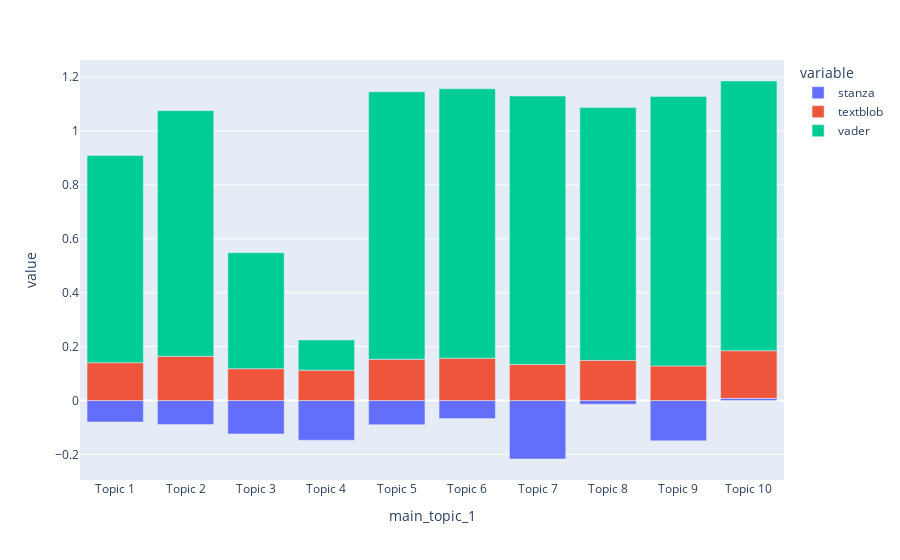

Source (notebook cell):
### Code cell
fig = px.bar(sa_topic, y= ['stanza', 'textblob', 'vader'])
fig.show()

### Figure 1 — Plotly figure (JSON) as saved in the notebook; plotly's stock layout.template omitted (floating-point values rounded to 4 significant figures)
{"data": [{"alignmentgroup": "True", "hovertemplate": "variable=stanza<br>main_topic_1=%{x}<br>value=%{y}<extra></extra>", "legendgroup": "stanza", "marker": {"color": "#636efa", "pattern": {"shape": ""}}, "name": "stanza", "offsetgroup": "stanza", "orientation": "v", "showlegend": true, "textposition": "auto", "type": "bar", "x": ["Topic 1", "Topic 2", "Topic 3", "Topic 4", "Topic 5", "Topic 6", "Topic 7", "Topic 8", "Topic 9", "Topic 10"], "xaxis": "x", "y": [-0.07946, -0.089, -0.1237, -0.1473, -0.08939, -0.06681, -0.2167, -0.01362, -0.1492, 0.008231], "yaxis": "y"}, {"alignmentgroup": "True", "hovertemplate": "variable=textblob<br>main_topic_1=%{x}<br>value=%{y}<extra></extra>", "legendgroup": "textblob", "marker": {"color": "#EF553B", "pattern": {"shape": ""}}, "name": "textblob", "offsetgroup": "textblob", "orientation": "v", "showlegend": true, "textposition": "auto", "type": "bar", "x": ["Topic 1", "Topic 2", "Topic 3", "Topic 4", "Topic 5", "Topic 6", "Topic 7", "Topic 8", "Topic 9", "Topic 10"], "xaxis": "x", "y": [0.1406, 0.1639, 0.1182, 0.1128, 0.1529, 0.1571, 0.1339, 0.1491, 0.1284, 0.1768], "yaxis": "y"}, {"alignmentgroup": "True", "hovertemplate": "variable=vader<br>main_topic_1=%{x}<br>value=%{y}<extra></extra>", "legendgroup": "vader", "marker": {"color": "#00cc96", "pattern": {"shape": ""}}, "name": "vader", "offsetgroup": "vader", "orientation": "v", "showlegend": true, "textposition": "auto", "type": "bar", "x": ["Topic 1", "Topic 2", "Topic 3", "Topic 4", "Topic 5", "Topic 6", "Topic 7", "Topic 8", "Topic 9", "Topic 10"], "xaxis": "x", "y": [0.7686, 0.9111, 0.43, 0.112, 0.9921, 0.9989, 0.9952, 0.9373, 0.9995, 1], "yaxis": "y"}], "layout": {"autosize": true, "barmode": "relative", "legend": {"title": {"text": "variable"}, "tracegroupgap": 0}, "margin": {"t": 60}, "xaxis": {"anchor": "y", "autorange": true, "domain": [0, 1], "range": [-0.5, 9.5], "title": {"text": "main_topic_1"}, "type": "category"}, "yaxis": {"anchor": "x", "autorange": true, "domain": [0, 1], "range": [-0.2946, 1.263], "title": {"text": "value"}, "type": "linear"}}}
